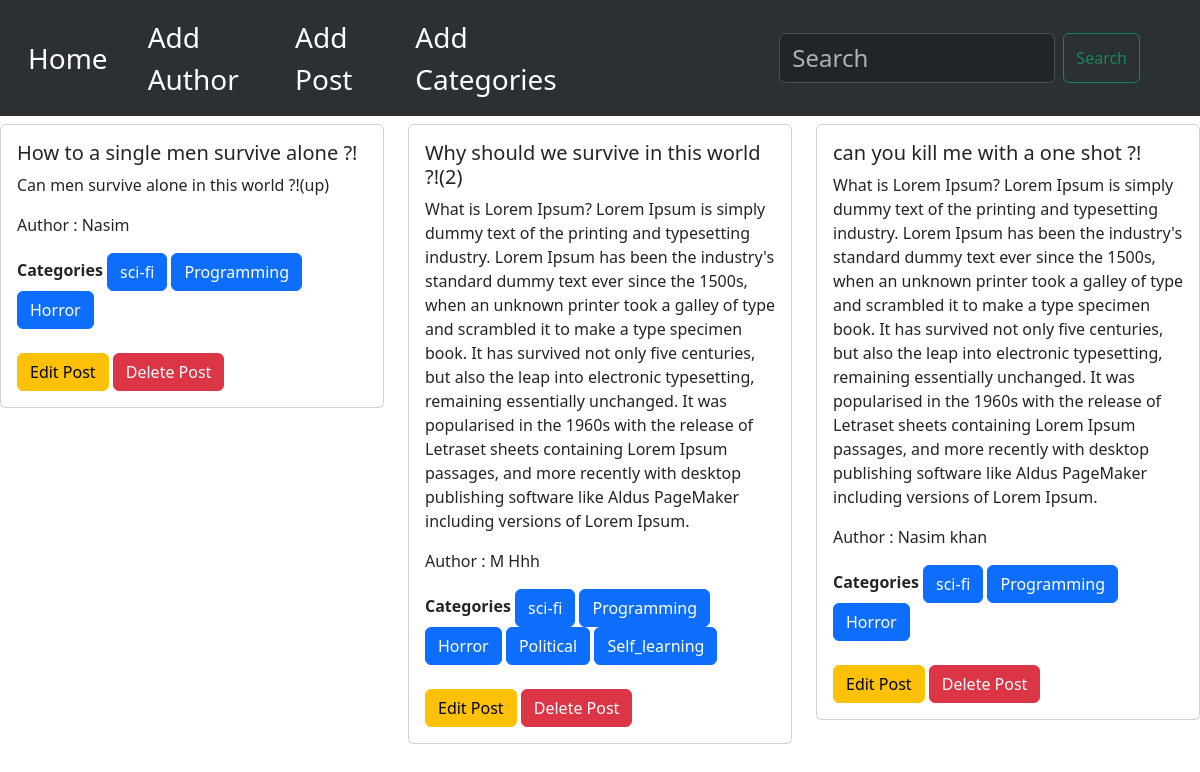
The page / on the database its author committed.
### Post/models.py (models this page shows)
class Post(models.Model):
    title = models.CharField(max_length=50)
    content = models.TextField()
    category = models.ManyToManyField(Categories)
    Author = models.ForeignKey(Author, on_delete=models.CASCADE)
    def __str__(self):
        return self.title

### Author/models.py (models this page shows)
class Author(models.Model):
    name = models.CharField(max_length=30)
    bio = models.TextField()
    phone = models.CharField(max_length=11, validators=[validators.validate_integer])
    def __str__(self):
        return self.name

### Categories/models.py (models this page shows, shortened)
class Categories(models.Model):
    name = models.CharField(max_length=100)

### Blog_Project/views.py (the view)
# urls.py: path('',homePage, name = "homePage"),
def homePage(req):
    data = Post.objects.all()
    print(data)
    return render(req,'home.html', {'data' : data})

### templates/home.html
{% extends "base.html" %}
{% block content %}
<div class="row d-flex flex-wrap justify-content-center">
 {% for val in data  %}
   <div class="col-4 mt-2">
    <div class="card">
      <div class="card-body">
        <h5 class="card-title">{{val.title}}</h5>
        <p class="card-text">{{val.content}}</p>
        <p> Author : {{val.Author}}</p>
        <strong>Categories</strong>
        {% for vel in val.category.all %}
           <button class = "btn btn-primary">{{vel.name}}</button>
        {% endfor %}
        <br>
        <br>
        <a href = "{% url 'edit_post' val.id %}" class = "btn btn-warning">Edit Post</a>
        <a href = "{% url 'delete_post' val.id %}" class = "btn btn-danger">Delete Post</a>
      </div>
    </div>
  </div>
 {% endfor %}
</div>
{% endblock content %}

### templates/base.html (shortened to what this page needs)
{% load static %}
<!DOCTYPE html>
<html lang="en">
<head>
  <link href="https://cdn.jsdelivr.net/npm/bootstrap@5.3.6/dist/css/bootstrap.min.css" rel="stylesheet">
  <link rel = "stylesheet" href="{% static 'css/base.css' %}">
</head>
<body>
  <nav class="navbar navbar-expand-lg bg-body-tertiary bg-dark" data-bs-theme="dark">
  <div class="container-fluid d-flex justify-content-center">
    <a class="navbar-brand  ms-3 fs-3" href="{% url 'homePage' %}">Home</a>
    <div class="collapse navbar-collapse" id="navbarNavDropdown">
      <ul class="navbar-nav">
        <li class="nav-item">
          <a class="nav-link active fs-3 ms-3" aria-current="page" href="{% url 'add_author' %}">Add Author</a>
        </li>
        <li class="nav-item">
          <a class="nav-link active fs-3 ms-3" href="{% url 'add_post' %}">Add Post</a>
        </li>
        <li class="nav-item">
          <a class="nav-link active fs-3 ms-3" href="{% url 'add_categories' %}">Add Categories</a>
        </li>
      </ul>
       <form class="form_set d-flex " role="search">
        <input class="form-control me-2 fs-4" type="search" placeholder="Search" aria-label="Search"/>
        <button class="btn btn-outline-success me-5" type="submit">Search</button>
      </form>
    </div>
  </div>
</nav>
  {% block content %}
  {% endblock content %}
</body>
</html>

### static/css/base.css (style rules this page uses)
.form_set { margin-left: 200px; }

### rows shown on the page
Post: title "How to a single men survive alone ?!", content "Can men survive alone in this world ?!(up)", Author "Nasim"
Categories: name "sci-fi"
Categories: name "Programming"
Categories: name "Horror"
Post: title "Why should we survive in this world ?!(2)", content "What is Lorem Ipsum? Lorem Ipsum is simply dummy text of the printing and typesetting industry. Lorem Ipsum has been the industry's standard dummy text ever since the 1500s, when an unknown printer took a galley of type and scrambled it to make a type specimen book. It has survived not only five centuries, but also the leap into electronic typesetting, remaining essentially unchanged. It was popularised in the 1960s with the release of Letraset sheets containing Lorem Ipsum passages, and more recently with desktop publishing software like Aldus PageMaker including versions of Lorem Ipsum.", Author "M Hhh"
Categories: name "Political"
Categories: name "Self_learning"
Post: title "can you kill me with a one shot ?!", content "What is Lorem Ipsum? Lorem Ipsum is simply dummy text of the printing and typesetting industry. Lorem Ipsum has been the industry's standard dummy text ever since the 1500s, when an unknown printer took a galley of type and scrambled it to make a type specimen book. It has survived not only five centuries, but also the leap into electronic typesetting, remaining essentially unchanged. It was popularised in the 1960s with the release of Letraset sheets containing Lorem Ipsum passages, and more recently with desktop publishing software like Aldus PageMaker including versions of Lorem Ipsum.", Author "Nasim khan"
